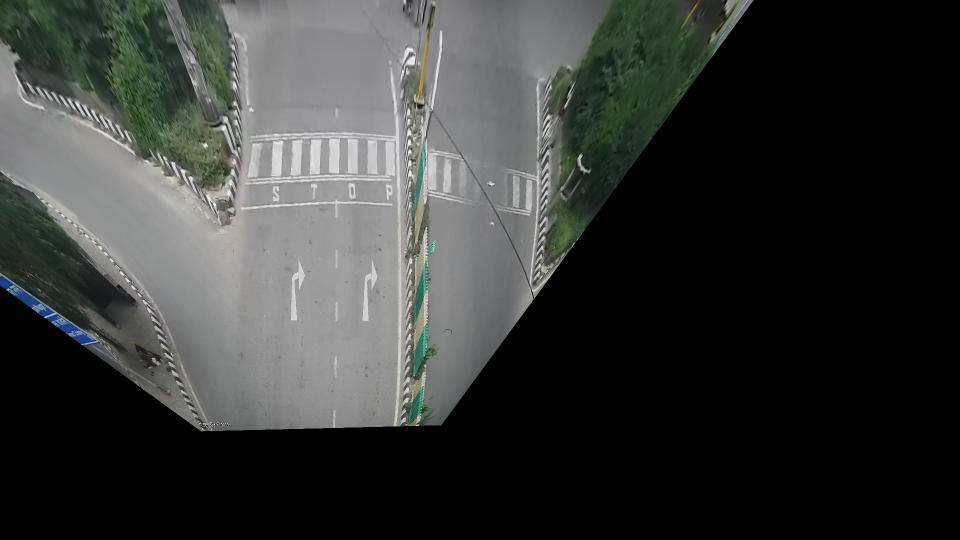
//> input picture wrapped_img.jpg, 1920 x 1080 px (shown at 1/2 size)
$ ./reference ../../wrapped_img.jpg ../../empty_wrapped.jpg   (built with g++ and OpenCV 4)
//> lines starting //> are read from the running program, lines starting //| are printed output that depends on the picture
#include <iostream>
#include <sstream>
#include <opencv2/imgcodecs.hpp>
#include <opencv2/imgproc.hpp>
#include <opencv2/videoio.hpp>
#include <opencv2/highgui.hpp>
#include <opencv2/video.hpp>
#include<fstream>
using namespace cv;
using namespace std;
using namespace std::chrono;

int main(int argc, char* argv[])
{
	if(argc != 3)
	{
		cout<<"Expected 2 variables 1st one path of empty image and second the path of video. Empty image submitted was taken from 5:45 from given video";
		return -1;
	}
	string empty(argv[1]);
	string video(argv[2]);
	Mat background;
	background = imread(empty);
//> background is the input picture: 1080 rows x 1920 cols, CV_8UC3; mean B, G, R 54.3, 56.3, 54.2
	if(!background.data)
	{
		cout<<"Image not found, you can download from https://www.cse.iitd.ac.in/~rijurekha/cop290_2021/empty.jpg or simply name path variable in code \n";
		return -1;
	}

	vector<Point2f> userparameter;							// To store the points clicked by user
	userparameter.push_back(Point2f(1000,218));
	userparameter.push_back(Point2f(461,897));
	userparameter.push_back(Point2f(1521,924));
	userparameter.push_back(Point2f(1278,205));

	vector<Point2f> finalparameter;					//vector for destination coordinates
	finalparameter.push_back(Point2f(472,52));
	finalparameter.push_back(Point2f(472,830));
	finalparameter.push_back(Point2f(800,830));
	finalparameter.push_back(Point2f(800,52));


	destroyAllWindows();

	VideoCapture cap(video);
	if (cap.isOpened() == false)
	 {
	  cout << "Video file not found, you can download it from https://www.cse.iitd.ac.in/~rijurekha/cop290_2021/trafficvideo.mp4 or simply name path variable in code" << endl;
	  return -1;
	 }

	bool done = true;
	float framenum = 0;					// 15framenums = 1second
	float queue_density = 0;
	float dynamic_density = 0;
	float previous_dynamic = 0;
	//int avg_queue = 0;
	//int avg_dynamic = 0;

	Scalar pixels;						//sum of pixels in subtracted image for queue_density
	Scalar dynamic_pixels;					// sum of pixels in subtracted image for dynamic_density


	//freopen("out.txt", "w", stdout);		//To save csv in out.txt
	cout<<"Sec,Queue,Dynamic"<<endl;
	auto start = high_resolution_clock::now();

	Mat back_homo,back_final;					// intermediate homographic image,final cropped image
	Mat matrix = getPerspectiveTransform(userparameter,finalparameter);
	warpPerspective(background,back_homo,matrix,background.size());
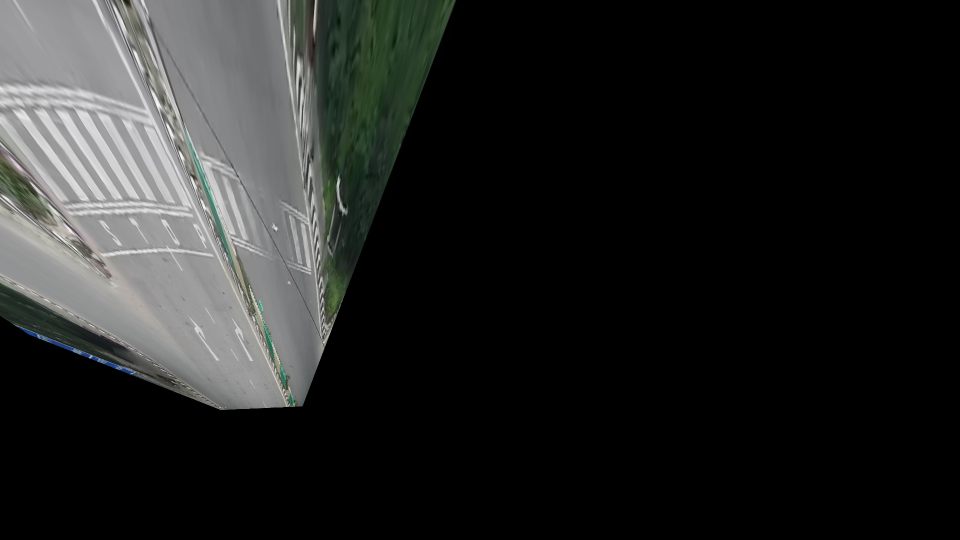
//> back_homo: 1080 rows x 1920 cols, CV_8UC3 (shown at 1/2 size); mean B, G, R 35.3, 36.3, 35.2
	Rect crop_region(472,52,328,778);
	back_final = back_homo(crop_region);
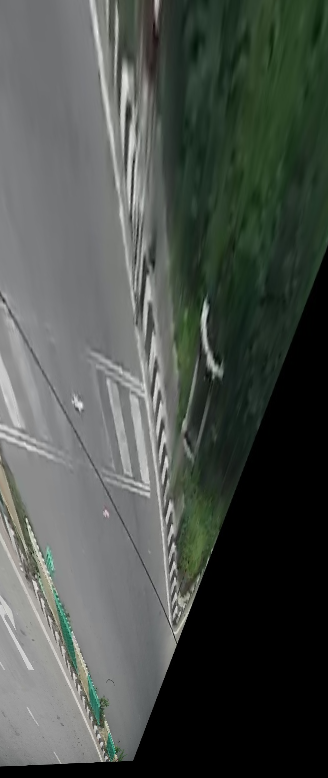
//> back_final: 778 rows x 328 cols, CV_8UC3; mean B, G, R 75.7, 80.6, 75.2
	Mat previous_frame = back_final;			//stores img of previous frame.

	while(done)
	{
		Mat frame,frame_homo,frame_final;
	    	done = cap.read(frame);
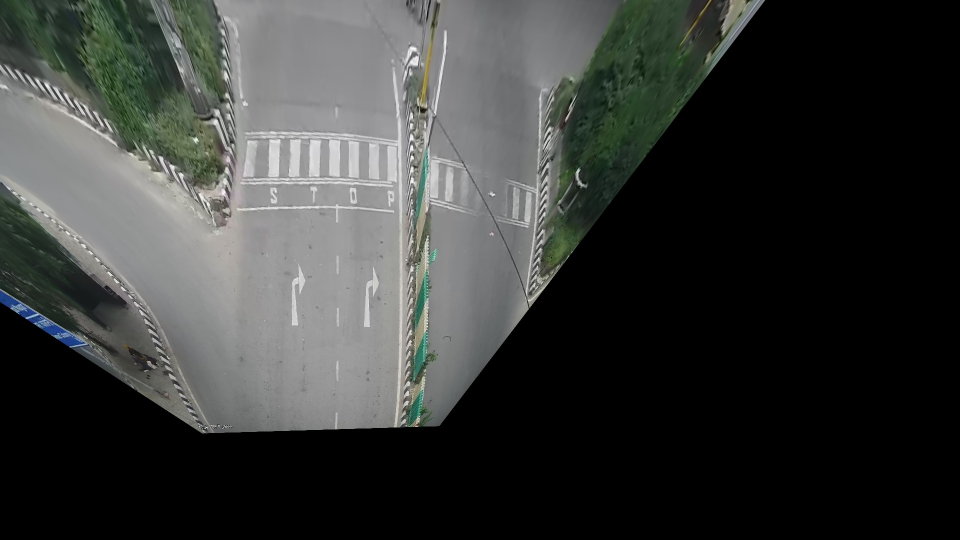
//> input picture empty_wrapped.jpg, 1920 x 1080 px (shown at 1/2 size)
//> frame is the input picture: 1080 rows x 1920 cols, CV_8UC3; mean B, G, R 56.1, 58.1, 56.1
	    	if(!done) break;					//video is finished.

	    	warpPerspective(frame,frame_homo,matrix,frame.size());
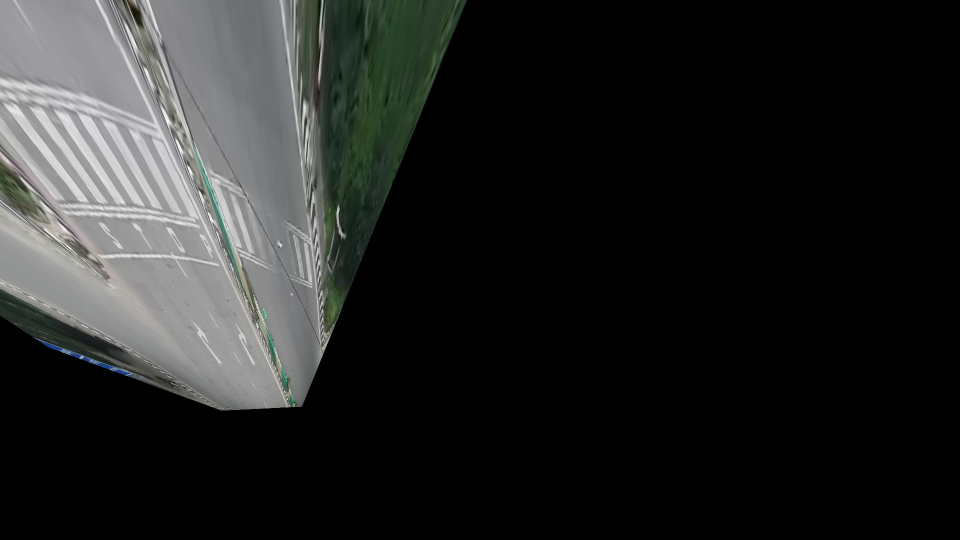
//> frame_homo: 1080 rows x 1920 cols, CV_8UC3 (shown at 1/2 size); mean B, G, R 35.8, 36.8, 35.7
	    	frame_final = frame_homo(crop_region);			//frame after wrapping and cropping
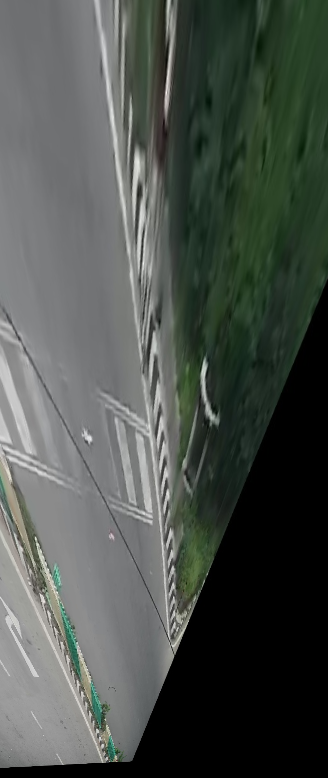
//> frame_final: 778 rows x 328 cols, CV_8UC3; mean B, G, R 76.2, 81.5, 75.7

	    	Mat img = abs(frame_final - back_final) > 50;		//Subtract background and consider part with diff grater than 50
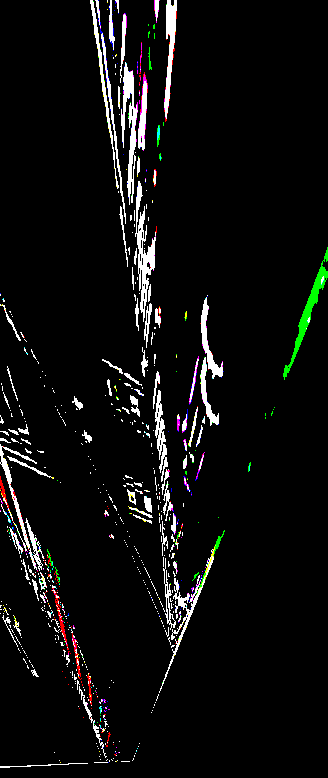
//> img: 778 rows x 328 cols, CV_8UC3; mean B, G, R 13.2, 13.9, 13.7
	    	Mat dynamic_img = abs(frame_final - previous_frame)>50;//Subtract previous frame and consider part with diff greaer than 50
	    	previous_frame = frame_final;					//Set current frame to be previous for next frame

	    	pixels = sum(img);
//> pixels = Scalar(3362940, 3553935, 3495795)
	    	dynamic_pixels = sum(dynamic_img);
//> dynamic_pixels = Scalar(3362940, 3553935, 3495795)

	    	queue_density = ((pixels[0]+pixels[1]+pixels[2]));		//We assumed queue density will be proportional to number of poxels that are different in the 2 images
//> queue_density = 10412670
	    	dynamic_density = (dynamic_pixels[0]+dynamic_pixels[1]+dynamic_pixels[2]);//And dynamic density will be proportional to the pixels that are changed in the 2 consecutive frames
//> dynamic_density = 10412670
	    	//dynamic_density = 0.2*dynamic_density + 0.8*previous_dynamic;
			previous_dynamic = dynamic_density;
//> previous_dynamic = 10412670

			cout<<framenum/15<<fixed<<','<<queue_density/(1.25e6)<<','<<dynamic_density/(2.5e5)<<endl;
//| 0,8.330136,41.650680
	    	//if(framenum == 5175) imwrite("empty.jpg",frame); 			 For capturing empty frame
	    	//imshow("video_queue", img);
	    	//imshow("video_dynamic", dynamic_img);
		if (waitKey(10) == 27)
//> the Esc key is pressed
		{
			cout << "Esc key is pressed by user. Stopping the video" << endl;
		   	break;
		}

		framenum = framenum+1;
	}
	auto stop = high_resolution_clock::now();
	auto duration = duration_cast<microseconds>(stop - start);
	cout << "Time taken by function in seconds:\n"
         << duration.count()/(1e6)<< endl;
	//myfile.close();
	return 0;
}
